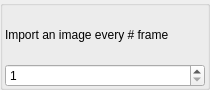
<?xml version="1.0" encoding="UTF-8"?>
<ui version="4.0">
 <class>ImportImageSeqOptions</class>
 <widget class="QGroupBox" name="ImportImageSeqOptions">
  <property name="geometry">
   <rect>
    <x>0</x>
    <y>0</y>
    <width>210</width>
    <height>90</height>
   </rect>
  </property>
  <property name="sizePolicy">
   <sizepolicy hsizetype="Preferred" vsizetype="Minimum">
    <horstretch>0</horstretch>
    <verstretch>0</verstretch>
   </sizepolicy>
  </property>
  <layout class="QVBoxLayout" name="verticalLayout">
   <property name="spacing">
    <number>0</number>
   </property>
   <property name="leftMargin">
    <number>2</number>
   </property>
   <property name="topMargin">
    <number>0</number>
   </property>
   <property name="rightMargin">
    <number>2</number>
   </property>
   <property name="bottomMargin">
    <number>0</number>
   </property>
   <item>
    <widget class="QLabel" name="label">
     <property name="text">
      <string>Import an image every # frame</string>
     </property>
    </widget>
   </item>
   <item>
    <widget class="QSpinBox" name="spaceSpinBox">
     <property name="minimum">
      <number>1</number>
     </property>
     <property name="maximum">
      <number>64</number>
     </property>
     <property name="value">
      <number>1</number>
     </property>
    </widget>
   </item>
  </layout>
 </widget>
 <resources/>
 <connections/>
</ui>
